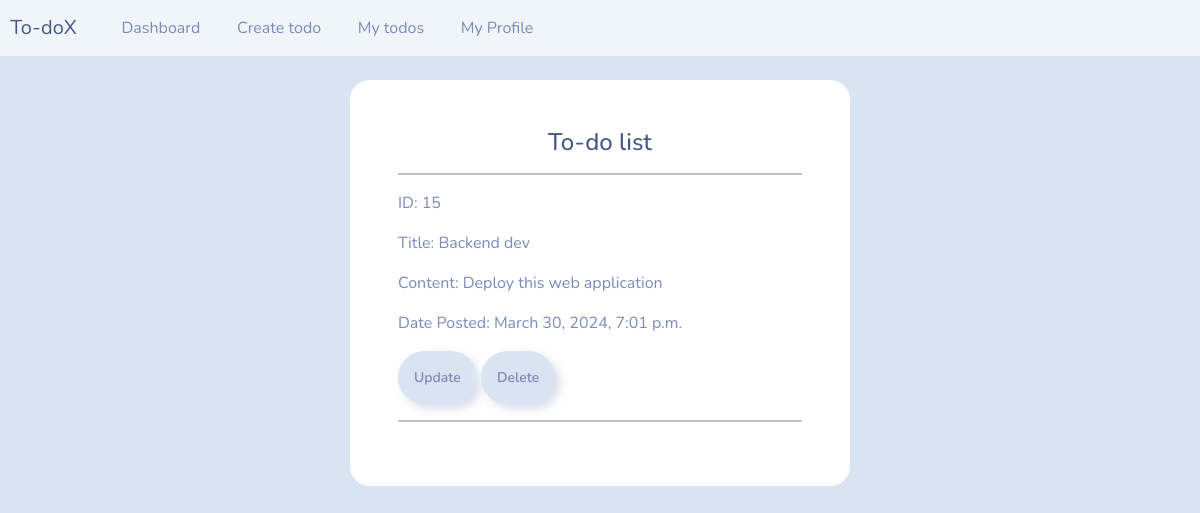
Screenshot of /read/ (signed in) with the database file from the repository.
### todoApp/models.py (models this page shows)
class todo(models.Model):
    title = models.CharField(max_length = 150)
    content = models.CharField(max_length = 400)
    date_posted = models.DateTimeField(auto_now_add=True)
    user = models.OneToOneField(User, max_length = 10, on_delete = models.CASCADE, null=True)
    '''class Meta:
        verbose_name_plural = "Todo"'''

### todoApp/views.py (the view)
# urls.py: path('read/', views.read_all, name='read'), # read/ end-point
@login_required(login_url='my_login')
def read_all(request):
    read_models = todo.objects.filter(user = request.user).order_by('-date_posted')
    context = {"read_models": read_models}
    print(read_models)
    return render(request, "todoApp/read.html", context=context)

### todoApp/templates/todoApp/read.html (shortened to what this page needs)
{% extends 'todoApp/navbar.html' %}
{%load static%}
{% load crispy_forms_tags %}
    {% block content %}
    <br>
    <div class="container bg-white shadow-md p-5 form-layout">
        <h4 style="text-align: center; margin-bottom: 10px;">To-do list</h4>
        <hr style="height: 2px; background-color: black;">
        {% for x in read_models %}
        <div class="todo-item">
            <p>ID: {{ x.id }}</p>
            <p>Title: {{ x.title }}</p>
            <p>Content: {{ x.content }}</p>
            <p>Date Posted: {{ x.date_posted }}</p>
            <a href="{% url 'update' pk=x.id %}" class="btn btn-secondary btn-sm w-15 btn-block p-3 remove-underline">Update</a>
            <a href="{% url 'delete' pk=x.id %}" class="btn btn-secondary btn-sm w-15 btn-block p-3 remove-underline">Delete</a>
        </div>
        <hr style="height: 2px; background-color: black;">
        {% endfor %}
    </div>
    {% endblock %}

### static/css/styles.css (style rules this page uses)
.form-layout { border-radius: 20px; width: 500px; }
a.remove-underline { text-decoration: none; }

### rows the page displays
todo: id "15", title "Backend dev", content "Deploy this web application", date_posted "March 30, 2024, 7:01 p.m."
